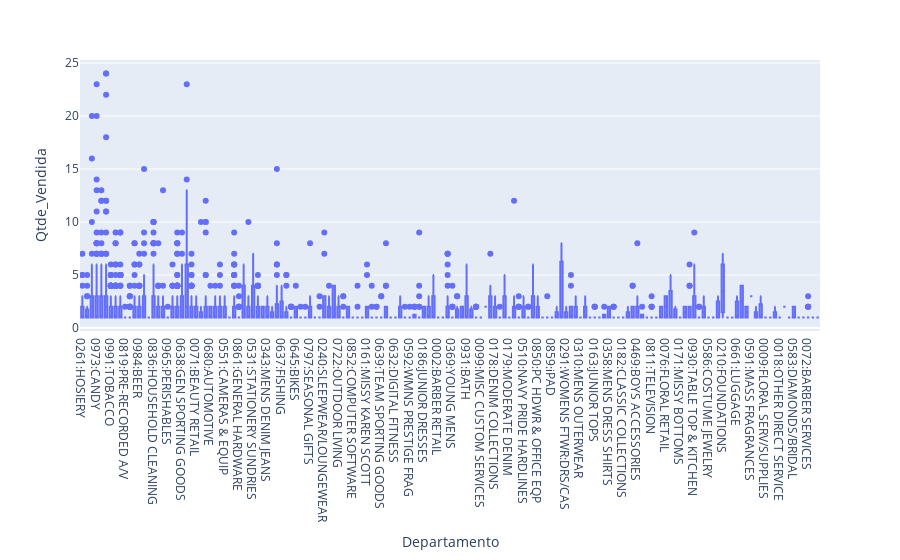

The code cell stored with this chart in its notebook:
### Code cell
# Qual é a distribuição de unidades vendidas por departamento nas diferentes transações?
# Avaliar as medidas de posição da variável 'Qtde_Vendida'
px.box(df_transacoes, x='Departamento', y='Qtde_Vendida')

### Figure 1 — Plotly figure (JSON) as saved in the notebook; plotly's stock layout.template omitted (floating-point values rounded to 4 significant figures; data arrays with more than 128 entries replaced by an {"elided": "..."} marker saying what was removed)
{"data": [{"alignmentgroup": "True", "hovertemplate": "Departamento=%{x}<br>Qtde_Vendida=%{y}<extra></extra>", "legendgroup": "", "marker": {"color": "#636efa"}, "name": "", "notched": false, "offsetgroup": "", "orientation": "v", "showlegend": false, "type": "box", "x": {"elided": "4390 str values"}, "x0": " ", "xaxis": "x", "y": {"elided": "4390 int values"}, "y0": " ", "yaxis": "y"}], "layout": {"boxmode": "group", "legend": {"tracegroupgap": 0}, "margin": {"t": 60}, "xaxis": {"anchor": "y", "domain": [0, 1], "title": {"text": "Departamento"}}, "yaxis": {"anchor": "x", "domain": [0, 1], "title": {"text": "Qtde_Vendida"}}}}
